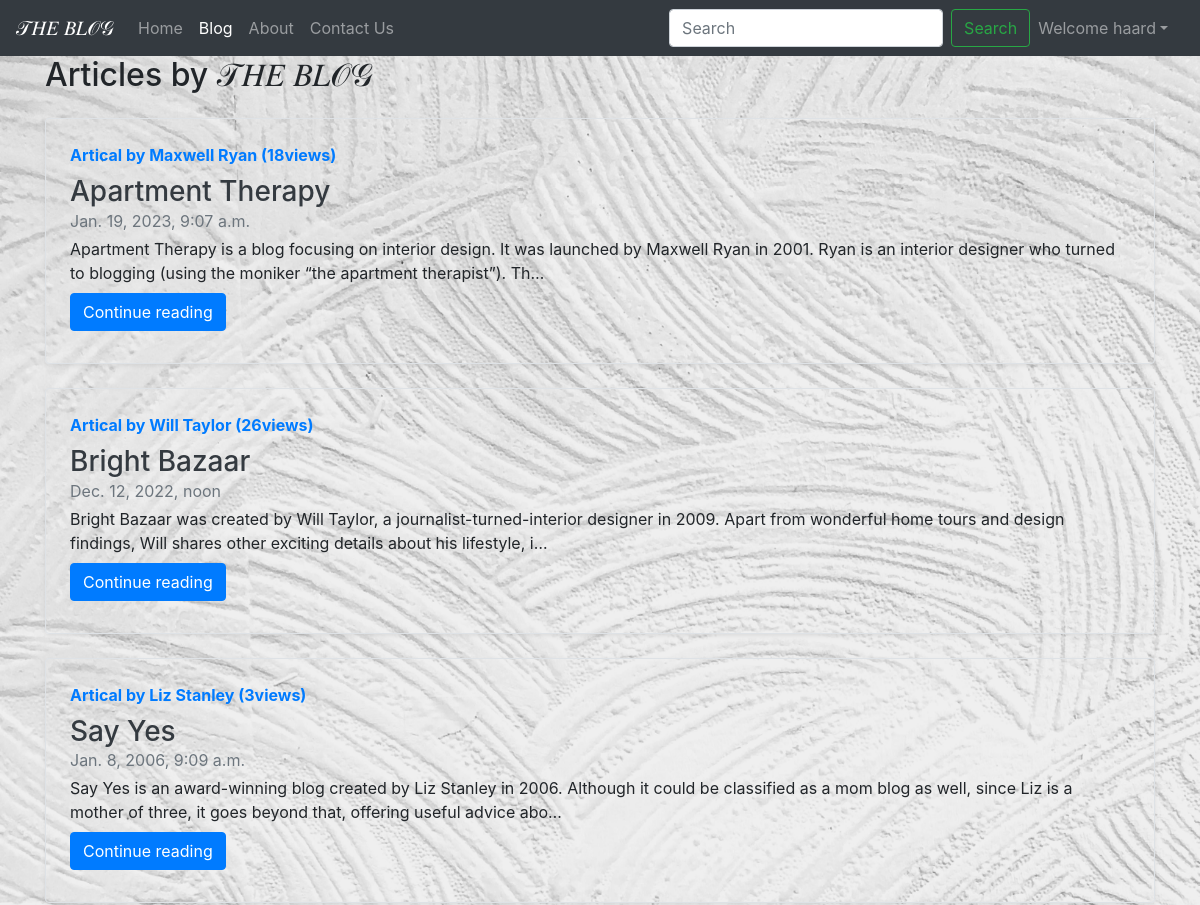
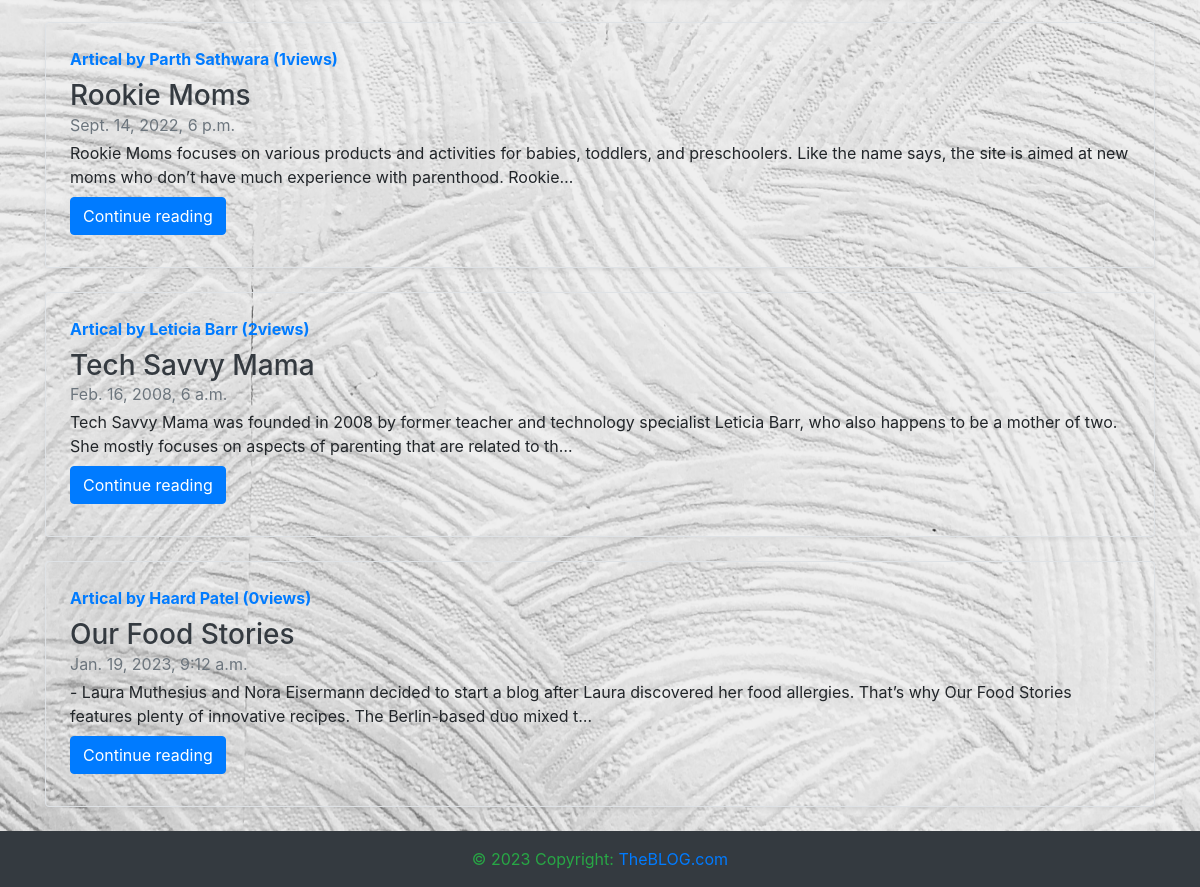
Page /blog/ (signed in) on the committed database (2 pictures, top to bottom).
### blogApp/models.py (models this page shows, shortened)
class Post(models.Model):
    sno = models.AutoField(primary_key=True)
    title = models.CharField(max_length=255)
    author = models.CharField(max_length=14)
    views= models.IntegerField(default=0)
    slug = models.CharField(max_length=130)
    timeStamp = models.DateTimeField(blank=True)
    content = models.TextField()

### blogApp/views.py (the view)
# urls.py: path('', views.blogHome, name='blogHome'),
def blogHome(request):
    allPosts = Post.objects.all()
    context = {'allPosts': allPosts}
    return render(request, 'blog/bloghome.html', context)

### templates/blog/bloghome.html (shortened to what this page needs)
{% extends 'base.html' %}
{% block blogactive %} active {% endblock blogactive %}
{% block body %}
<div class="container" >
    <h2>Articles by 𝒯𝐻𝐸 𝐵𝐿𝒪𝒢</h2>
    {% for post in allPosts %}
    <div class="row no-gutters border rounded overflow-hidden flex-md-row mb-4 shadow-sm h-md-250 my-4 position-relative ">
        <div class="col p-4 d-flex flex-column position-static">
            <strong class="d-inline-block mb-2 text-primary">Artical by {{post.author}} ({{post.views}}views)</strong>
            <h3 class="mb-0"> <a class="text-dark" href="/blog/{{post.slug}}"> {{post.title}} </a> </h3>
            <div class="mb-1 text-muted">{{post.timeStamp}}</div>
            <p class="card-text mb-auto"> {{post.content| truncatechars:200}} </p>
            <div class="my-2">
                <a href="/blog/{{post.slug}}" role="button" class="btn btn-primary">Continue reading</a>
            </div>
        </div>
    </div>
    {% endfor %}
</div>
{% endblock body %}

### templates/base.html (shortened to what this page needs)
<!doctype html>
<html lang="en">
<head>
    <link rel="stylesheet" href="https://stackpath.bootstrapcdn.com/bootstrap/4.2.1/css/bootstrap.min.css"
>
</head>
<body>
    <nav class="navbar navbar-expand-lg sticky-top navbar-dark bg-dark">
        <a class="navbar-brand" href="/">𝒯𝐻𝐸 𝐵𝐿𝒪𝒢</a>
        <div class="collapse navbar-collapse" id="navbarSupportedContent">
            <ul class="navbar-nav mr-auto">
                <li class="nav-item {% block homeactive %} {% endblock homeactive %}">
                    <a class="nav-link" href="/">Home <span class="sr-only">(current)</span></a>
                </li>
                <li class="nav-item {% block blogactive %} {% endblock blogactive %}">
                    <a class="nav-link" href="/blog">Blog</a>
                </li>
                <li class="nav-item {% block aboutactive %} {% endblock aboutactive %}">
                    <a class="nav-link" href="/about">About</a>
                </li>
                <li class="nav-item {% block contactactive %} {% endblock contactactive %}">
                    <a class="nav-link" href="/contact">Contact Us</a>
                </li>
            </ul>
            <form method='get' action='/search' class="form-inline my-2 my-lg-0">
                <input class="form-control mr-sm-2" type="search" placeholder="Search" aria-label="Search" name="query"
                    id="query">
                <button class="btn btn-outline-success my-2 my-sm-0" type="submit">Search</button>
            </form>
            {% if user.is_authenticated %}
            <ul class="navbar-nav mr-2">
                <li class="nav-item dropdown">
                    <a class="nav-link dropdown-toggle" href='#' id="navbarDropdown" role="button"
                        data-toggle="dropdown"> Welcome {{request.user}}</a>
                </li>
            </ul>
            {% endif %}
        </div>
    </nav>
    <div class="bg-image" style="background-image: url('/static/img/pexels-henry-&-co-1939485.jpg') ;
                                background-size: 100%;
                                background-repeat: no-repeat;
                                background-attachment: fixed;">
        {% block body %} {% endblock body %}
    <footer class="page-footer font-small bg-dark">
        <div class="footer-copyright text-center py-3 text-success">© 2023 Copyright:
            <a href="/"> TheBLOG.com</a>
        </div>
    </footer>
    </div>
</body>
</html>

### rows in the picture
Post: author "Maxwell Ryan", views "18", title "Apartment Therapy", timeStamp "Jan. 19, 2023, 9:07 a.m.", content "Apartment Therapy is a blog focusing on interior design. It was launched by Maxwell Ryan in 2001. Ryan is an interior designer who turned to blogging (using the moniker “the apartment therapist”). Th…"
Post: author "Will Taylor", views "26", title "Bright Bazaar", timeStamp "Dec. 12, 2022, noon", content "Bright Bazaar was created by Will Taylor, a journalist-turned-interior designer in 2009. Apart from wonderful home tours and design findings, Will shares other exciting details about his lifestyle, i…"
Post: author "Liz Stanley", views "3", title "Say Yes", timeStamp "Jan. 8, 2006, 9:09 a.m.", content "Say Yes is an award-winning blog created by Liz Stanley in 2006. Although it could be classified as a mom blog as well, since Liz is a mother of three, it goes beyond that, offering useful advice abo…"
Post: author "Parth Sathwara", views "1", title "Rookie Moms", timeStamp "Sept. 14, 2022, 6 p.m.", content "Rookie Moms focuses on various products and activities for babies, toddlers, and preschoolers. Like the name says, the site is aimed at new moms who don’t have much experience with parenthood. Rookie…"
Post: author "Leticia Barr", views "2", title "Tech Savvy Mama", timeStamp "Feb. 16, 2008, 6 a.m.", content "Tech Savvy Mama was founded in 2008 by former teacher and technology specialist Leticia Barr, who also happens to be a mother of two. She mostly focuses on aspects of parenting that are related to th…"
Post: author "Haard Patel", views "0", title "Our Food Stories", timeStamp "Jan. 19, 2023, 9:12 a.m.", content "- Laura Muthesius and Nora Eisermann decided to start a blog after Laura discovered her food allergies. That’s why Our Food Stories features plenty of innovative recipes. The Berlin-based duo mixed t…"

### other values in the picture
{{ request.user }} "haard"
